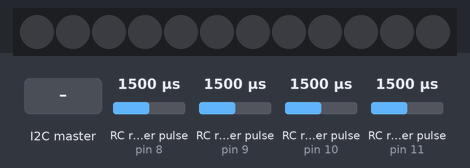
This sketch was run on a simulated Arduino Uno, built with avr-gcc and run on an emulated ATmega328P. Parts: 12 RGB LEDs in strip order, left to right. Wiring (inferred from the names in the program): 4 × RC receiver channel: data pin 8 / data pin 9 / data pin 10 / data pin 11. The inputs (shaded band) are chosen by the test bench; at power-on: RC receiver pulse (sensors on pin 8, pin 9, pin 10, pin 11) 1500 µs.

Above: at 1.2 s.
1.3 s: the I2C master sends the byte 1
At 2.5 s:
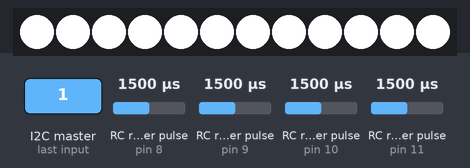
2.8 s: the I2C master sends the byte 2
At 3.6 s:
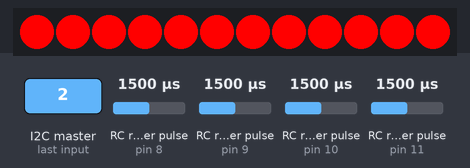
4.3 s: the I2C master sends the byte 0
At 4.8 s:
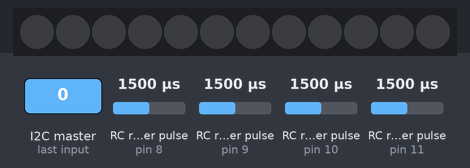
Timing chart, 0 to 7.3 s (numbered marks = the images above; inputs shaded):
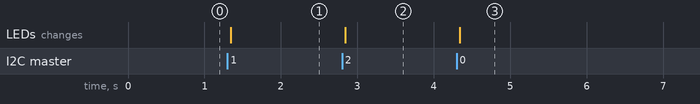

The sketch:

KiwinkidinkArduinoCode.ino
```cpp
#include <Wire.h>
#include <Adafruit_NeoPixel.h>

#define ROLL_PIN      11 // roll channel from RC receiver
#define PITCH_PIN     10 // pitch channel from RC receiver
#define THROTTLE_PIN   9 // throttle channel from RC receiver
#define YAW_PIN        8 // yaw channel from RC receiver

#define MAX_SPEED             127 // max motor speed
#define PULSE_WIDTH_DEADBAND   25 // pulse width difference from 1500 us (microseconds) to ignore (to compensate for control centering offset)
#define PULSE_WIDTH_RANGE     350 // pulse width difference from 1500 us to be treated as full scale input (for example, a value of 350 means
                                  //   any pulse width <= 1150 us or >= 1850 us is considered full scale)

int final_active = 0;
int final_roll = 0;
int final_pitch = 0;
int final_throttle = 0;
int final_yaw = 0;

#define LED_PIN 7
#define PIX_NUM 12

// Parameter 1 = number of pixels in strip
// Parameter 2 = Arduino pin number (most are valid)
// Parameter 3 = pixel type flags, add together as needed:
//   NEO_KHZ800  800 KHz bitstream (most NeoPixel products w/WS2812 LEDs)
//   NEO_KHZ400  400 KHz (classic 'v1' (not v2) FLORA pixels, WS2811 drivers)
//   NEO_GRB     Pixels are wired for GRB bitstream (most NeoPixel products)
//   NEO_RGB     Pixels are wired for RGB bitstream (v1 FLORA pixels, not v2)
//   NEO_RGBW    Pixels are wired for RGBW bitstream (NeoPixel RGBW products)
Adafruit_NeoPixel strip = Adafruit_NeoPixel(PIX_NUM, LED_PIN, NEO_GRB + NEO_KHZ800);

int mode = 0;


void setup() {
  Wire.begin(8);                // join i2c bus with address #8
  Wire.onRequest(requestEvent); // register event
  Wire.onReceive(receiveEvent); // register event

  Serial.begin(9600);

  strip.begin();
  strip.show(); // Initialize all pixels to 'off'
}

void loop() {
  int active = 0;
  int roll = pulseIn(ROLL_PIN, HIGH);
  int pitch = pulseIn(PITCH_PIN, HIGH);
  int throttle = pulseIn(THROTTLE_PIN, HIGH);
  int yaw = pulseIn(YAW_PIN, HIGH);

  if (roll > 0 && pitch > 0 && throttle > 0 && yaw > 0) {
    // all RC signals are good

    // RC signals encode information in pulse width centered on 1500 us (microseconds); subtract 1500 to get a value centered on 0
    roll -= 1500;
    pitch -= 1500;
    throttle -= 1500;
    yaw -= 1500;

    // apply deadband
    if (abs(roll) <= PULSE_WIDTH_DEADBAND)
      roll = 0;
    if (abs(pitch) <= PULSE_WIDTH_DEADBAND)
      pitch = 0;
    if (abs(throttle) <= PULSE_WIDTH_DEADBAND)
      throttle = 0;
    if (abs(yaw) <= PULSE_WIDTH_DEADBAND)
      yaw = 0;

    roll = ((long)roll * MAX_SPEED / PULSE_WIDTH_RANGE);
    pitch = ((long)pitch * MAX_SPEED / PULSE_WIDTH_RANGE);
    throttle = ((long)throttle * MAX_SPEED / PULSE_WIDTH_RANGE);
    yaw = ((long)yaw * MAX_SPEED / PULSE_WIDTH_RANGE);

    active = 100;
    roll = constrain(roll, -MAX_SPEED, MAX_SPEED);
    pitch = constrain(pitch, -MAX_SPEED, MAX_SPEED);
    throttle = constrain(throttle, -MAX_SPEED, MAX_SPEED);
    yaw = constrain(yaw, -MAX_SPEED, MAX_SPEED);
  } else {
    // at least one RC signal is not good
    active = 0;
    roll = 0;
    pitch = 0;
    throttle = 0;
    yaw = 0;
  }

  final_active = active;
  final_roll = roll;
  final_pitch = pitch;
  final_throttle = throttle;
  final_yaw = yaw;
  updateLEDs();
  //Serial.print("LEDS are in mode: ");
  //Serial.println(mode);
}

// function that executes whenever data is requested by master
// this function is registered as an event, see setup()
void requestEvent() {
  byte buf[] = {(byte)(final_active), (byte)(final_roll+127), (byte)(final_pitch+127), (byte)(final_throttle+127), (byte)(final_yaw+127)};
  Wire.write(buf, 5); // respond with message of 5 bytes
  // as expected by master
  //Serial.println(buf[2]);
}

// function that executes whenever data is received from master
// this function is registered as an event, see setup()
void receiveEvent(int howMany) {
  while (1 < Wire.available()) { // loop through all but the last
    char c = Wire.read(); // receive byte as an int
  }
  int x = Wire.read();
  mode = x;
}

void updateLEDs() {
  switch (mode) {
    case 0:
    colorWipe(strip.Color(0, 0, 0)); //off
    break;
    case 1:
    colorWipe(strip.Color(255, 255, 255)); //white
    break;
    case 2:
    colorWipe(strip.Color(255, 0, 0)); //Red
    break;
    case 3:
    colorWipe(strip.Color(255, 50, 0)); //Orange
    break;
    case 4:
    colorWipe(strip.Color(100, 80, 0)); //yellow
    break;
    case 5:
    colorWipe(strip.Color(0, 130, 0)); //green
    break;
    case 6:
    colorWipe(strip.Color(0, 0, 130)); //blue
    break;
    case 7:
    colorWipe(strip.Color(100, 0, 90)); //purple
    break;
  }
}

void colorWipe(uint32_t c) {
  for(uint16_t i=0; i<strip.numPixels(); i++) {
    strip.setPixelColor(i, c);
  }
  strip.show();
}
```

Measured:
- after the input at 1.3 s, the LEDs: change at once (image 1)
- after the input at 2.8 s, the LEDs: change at once (image 2)
- after the input at 4.3 s, the LEDs: change at once (image 3)
